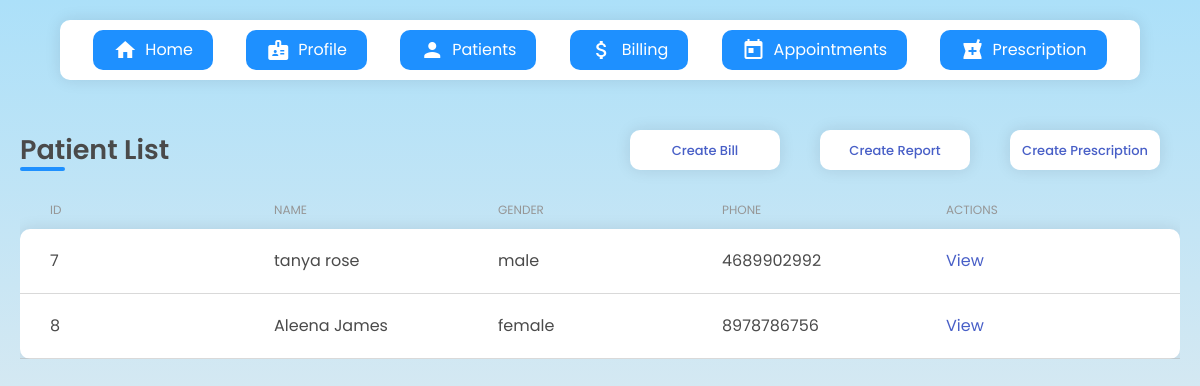
The app's page /doctors/patlist/ (signed in) with its own data.
### clinic/models.py (models this page shows)
class User(AbstractUser):
    is_patient = models.BooleanField(default=False)
    is_doctor = models.BooleanField(default=False)

### patients/models.py (models this page shows, shortened)
class Patient(models.Model):
    user = models.OneToOneField(User, on_delete= models.CASCADE, primary_key= True)
    pname=models.CharField(max_length=200, null=True)
    age=models.CharField(max_length=4, null=True)
    gender= models.CharField(max_length=6, null=True)
    email=models.CharField(max_length=200, null=True)
    address= models.CharField(max_length=500, null=True)
    phone= models.CharField(max_length=13, null=True)
    date_created= models.DateTimeField(auto_now_add=True, null=True)

### doctors/views.py (the view)
# urls.py: path('patlist/', views.patientlist,name='patient'),
@login_required
def patientlist(request):
    p=User.objects.filter(is_patient=True)
    t_p = p.count()
    context={'p':p,'t_p':t_p}
    return render(request,'doctors/patient_list.html',context)

### doctors/templates/doctors/patient_list.html (shortened to what this page needs)
{% extends "doctors/navbar.html" %} {% load static %} {% block head%}
<link
  rel="stylesheet"
  type="text/css"
  href="{% static 'css/patient_list.css' %}"
/>
{% endblock %} {% block content %}
<div class="patientListMain">
  <div class="header">
    <h1 class="patientTitle">
      <div class="patientTitle-under"></div>
      Patient List
    </h1>
    <div class="headerLinks">
      <a href="{% url 'crtbill'  %}">Create Bill</a>
      <a href="{% url 'crtbill'  %}">Create Report</a>
      <a href="{% url 'crtprc'  %}">Create Prescription</a>
    </div>
  </div>
  <div class="adcTableContainer">
    <div class="adcTable">
      <div class="adcRow adcHead">
        <div class="adcCell">ID</div>
        <div class="adcCell">NAME</div>
        <div class="adcCell">GENDER</div>
        <div class="adcCell">PHONE</div>
        <div class="adcCell">ACTIONS</div>
      </div>
      <div class="adcRowBody">
        {% for pat in p %}
        <div class="adcRow">
          <div class="adcCell">{{pat.pk}}</div>
          <div class="adcCell">{{pat.patient.pname}}</div>
          <div class="adcCell">{{pat.patient.gender}}</div>
          <div class="adcCell">{{pat.patient.phone}}</div>
          <div class="adcCell">
            <a href="{% url 'pat' pat.id %}">View </a>
          </div>
        </div>
        {% endfor %}
      </div>
    </div>
  </div>
</div>
{% endblock %}

### static/css/style.css (style rules this page uses)
body { margin: 0; padding: 0; box-sizing: border-box; font-family: "Poppins"; text-decoration: none; list-style-type: none; }
.patientTitle { font-size: 18px; font-weight: 600; }

### static/css/register.css (style rules this page uses)
* { margin: 0; padding: 0; box-sizing: border-box; font-family: "Poppins", sans-serif; }
body { height: 100vh; background-image: linear-gradient(to top, #fff1eb 0%, #ace0f9 100%); overflow: auto; width: 100%; margin-top: 0%; align-items: center; justify-content: center; }

### static/css/patient_list.css (style rules this page uses)
* { font-family: "Poppins", sans-serif; }
body { min-height: 100vh; background-image: linear-gradient(to top, #fff1eb 0%, #ace0f9 100%); padding: 0 20px; }
.patientTitle { font-size: 27px; position: relative; }
.patientTitle-under { width: 45px; height: 4px; border-radius: 20px; background-color: dodgerblue; position: absolute; bottom: 0; }
.patientListMain { width: 100%; display: flex; flex-direction: column; }
.header { display: flex; align-items: center; justify-content: space-between; margin-top: 130px; margin-bottom: 20px; }
.header .headerLinks { display: flex; align-items: center; justify-content: center; }
.header .headerLinks a { margin: 0 20px; background-color: white; box-shadow: rgba(17, 17, 26, 0.1) 0px 0px 16px; border-radius: 10px; width: 150px; height: 40px; padding: 0 10px; display: flex; align-items: center; justify-content: center; text-decoration: none; font-size: 13px; font-weight: 500; transition: all 0.4s ease-in; border: 0px solid dodgerblue; }
.adcTable { display: flex; flex-direction: column; }
.adcTable .adcRow { display: flex; justify-content: space-evenly; align-items: flex-start; border-bottom: 1px solid rgba(180, 180, 180, 0.5); padding: 10px 20px; }
.adcTable .adcRow .adcCell { width: 100%; padding: 10px; }
.adcTableContainer { width: 100%; overflow-x: auto; overflow-y: hidden; }
.adcTable .adcHead { border-bottom: none; padding: 0 20px; }
.adcHead .adcCell { text-transform: uppercase; font-size: 12px; color: rgb(150, 150, 150); padding: 0; }
.adcCell a { text-decoration: none; }
.adcRowBody { box-shadow: rgba(17, 17, 26, 0.1) 0px 0px 16px; border-radius: 10px; background-color: white; }

### records on screen
User: pk "7", patient.pname "tanya rose", patient.gender "male", patient.phone "4689902992"
User: pk "8", patient.pname "Aleena James", patient.gender "female", patient.phone "8978786756"
